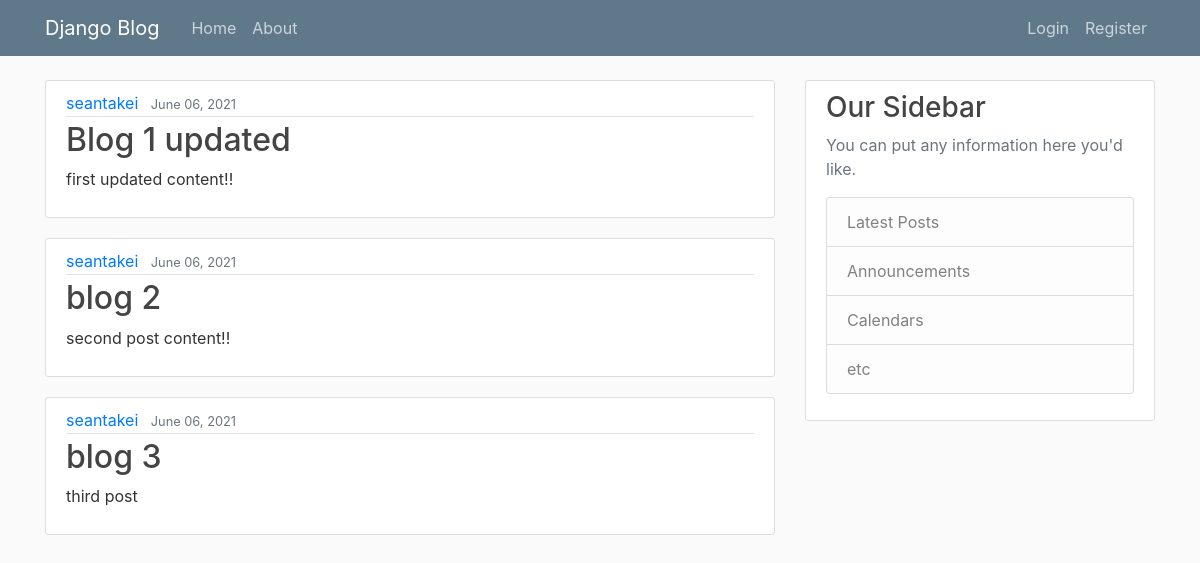
The page / on the database its author committed.
### info/models.py (models this page shows, shortened)
class Post(models.Model):
    title = models.CharField(max_length=100)
    content = models.TextField()
    date_posted = models.DateTimeField(default=timezone.now)
    author = models.ForeignKey(User, on_delete=models.CASCADE)

### info/views.py (the view)
# urls.py: path('', views.home, name='info-home'),
def home(request):
	context= {
		'posts': Post.objects.all()
	}
	return render(request, 'info/home.html', context)

### info/templates/info/home.html
{% extends "info/base.html" %}
{% block content %}
    {% for post in posts %}
        <article class="media content-section">
          <div class="media-body">
            <div class="article-metadata">
              <a class="mr-2" href="#">{{ post.author }}</a>
              <small class="text-muted">{{ post.date_posted|date:"F d, Y" }}</small>
            </div>
            <h2><a class="article-title" href="#">{{ post.title }}</a></h2>
            <p class="article-content">{{ post.content }}</p>
          </div>
        </article>
    {% endfor %}
{% endblock content %}

### info/static/info/main.css (style rules this page uses)
body { background: #fafafa; color: #333333; margin-top: 5rem; }
h1, h2, h3, h4, h5, h6 { color: #444444; }
.content-section { background: #ffffff; padding: 10px 20px; border: 1px solid #dddddd; border-radius: 3px; margin-bottom: 20px; }
.article-title { color: #444444; }
.article-content { white-space: pre-line; }
.article-metadata { padding-bottom: 1px; margin-bottom: 4px; border-bottom: 1px solid #e3e3e3 }

### rows shown on the page
Post: author "seantakei", date_posted "June 06, 2021", title "Blog 1 updated", content "first updated content!!"
Post: author "seantakei", date_posted "June 06, 2021", title "blog 2", content "second post content!!"
Post: author "seantakei", date_posted "June 06, 2021", title "blog 3", content "third post"
